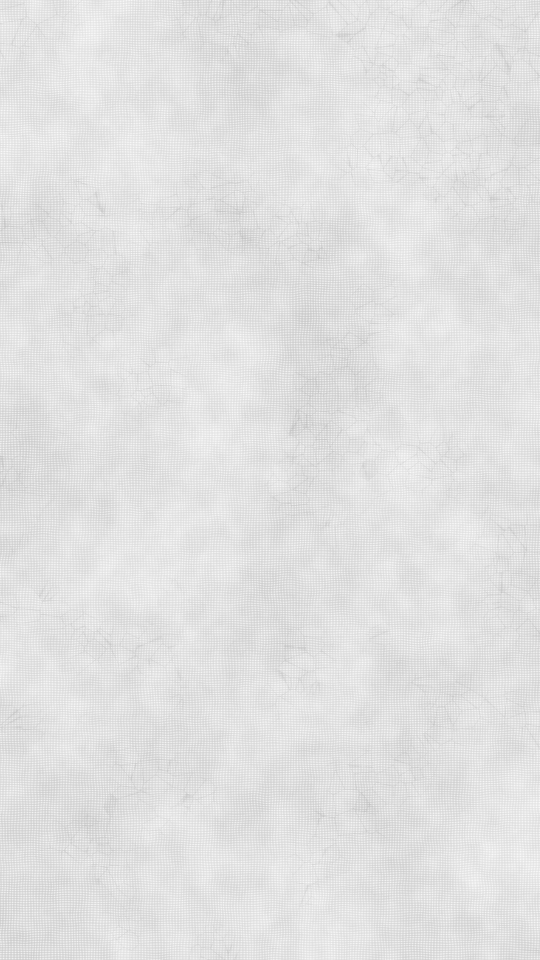
#> input picture projects/radha-pada-darshan/assets/patta.png, 1080 x 1920 px (shown at 1/2 size)
$ python test_patta.py out.png
#> lines starting #> are read from the running program, lines starting #| are printed output that depends on the picture
### projects/radha-pada-darshan/tools/pt.py
"""pt -- pattachitra on primed cloth (numpy + Pillow; claude-drawing core). Raghurajpur practice, in the painter's order:
the cloth is primed with chalk + tamarind gum and burnished; the border is laid; flat mineral colours go on one pot at a time
(matte, a little streaky, edges wandering a hair); last a fine black brush line goes round everything and the white dots and
petals are added. All drawing is in pixels of the target image; shapes are polygons (lists of (x, y)).
"""
import sys, os
sys.path.insert(0, '/root/claude-drawing-skill/lib')
import numpy as np
from PIL import Image, ImageDraw
from core import blur, noise2d, polygon_mask, smoothstep

ASSETS = os.path.join(os.path.dirname(os.path.abspath(__file__)), '..', 'assets')
PIG = dict(red='#b02f1c', redD='#86231a', yel='#e0a92a', yelD='#c48b1c', ochre='#bf7631', white='#f1e8d2', cream='#e9d8b2',
           black='#1a1510', blue='#2c5c9b', blueD='#1d3d70', indigo='#1c284a', green='#4b7739', greenD='#2d5227', skin='#e6b487',
           skinD='#c48d5f', pink='#d47a66', night='#14192a', grey='#857c6b', saffron='#d9762a')
def hexc(h): h = h.lstrip('#'); return np.array([int(h[i:i + 2], 16) for i in (0, 2, 4)], np.float32) / 255

def bez(p0, p1, p2, p3, n=24):
    t = np.linspace(0, 1, n)[:, None]; u = 1 - t
    return [tuple(r) for r in (u**3 * np.array(p0, float) + 3 * u * u * t * np.array(p1, float) + 3 * u * t * t * np.array(p2, float) + t**3 * np.array(p3, float))]
# [7 lines left out: function path, not called in this run]
def ellipse(cx, cy, rx, ry, rot=0.0, n=48):
    a = np.linspace(0, 2 * np.pi, n, endpoint=False); c, s = np.cos(rot), np.sin(rot)
    return [(cx + rx * np.cos(t) * c - ry * np.sin(t) * s, cy + rx * np.cos(t) * s + ry * np.sin(t) * c) for t in a]
def xform(pts, x=0, y=0, s=1.0, m=1, rot=0.0):
    c, sn = np.cos(rot), np.sin(rot)
    return [(x + (m * px * c - py * sn) * s, y + (m * px * sn + py * c) * s) for px, py in pts]

class Patta:
    def __init__(self, W, H, seed=0, ground='#e9d8b2'):
#> called with W = 1080, H = 1920, seed = 3, ground = '#e9d8b2'
        self.W, self.H = W, H; self.rng = np.random.default_rng(seed); self.seed = seed
        tex = np.asarray(Image.open(os.path.join(ASSETS, 'patta.png')).convert('L').resize((W, H)), np.float32) / 255
        self.tex = tex
        self.img = np.ones((H, W, 3), np.float32) * hexc(ground) * (0.82 + 0.18 * tex[..., None])
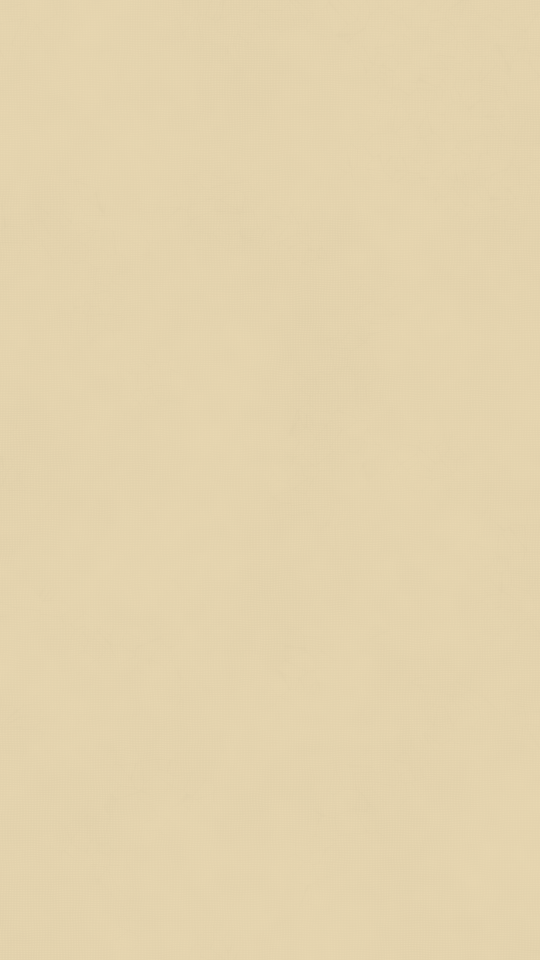
#> self.img: shape (1920, 1080, 3) float32 (shown at 1/2 size); mean of channels 0, 1, 2 0.883, 0.842, 0.679; drawn as R, G, B
        self.YY, self.XX = np.mgrid[0:H, 0:W].astype(np.float32)
        self._streak = None

    def _s(self): return int(self.rng.integers(1 << 30))
    def mask(self, pts, ss=3): return polygon_mask(self.H, self.W, pts, ss=ss)

    # [40 lines left out: functions streaks, fill, poly, line, dots, not called in this run]

    def petal(self, x, y, length, width, ang, colour, ink=True, lw=1.6):
        pts = path(((0, 0), (width, -length * .25), (width * .7, -length * .8), (0, -length)), ((0, -length), (-width * .7, -length * .8), (-width, -length * .25), (0, 0)))
        pts = xform(pts, x, y, 1, 1, ang); self.poly(pts, colour, ink, lw)

    def rosette(self, x, y, r, n, colour, centre=None, lw=1.4):
        for i in range(n): self.petal(x, y, r, r * .42, i / n * 2 * np.pi, colour, True, lw)
        self.poly(ellipse(x, y, r * .3, r * .3), centre or PIG['yel'], True, lw)

    # [11 lines left out: function creeper, not called in this run]

    def border(self, x, y, w, h, B=54, R=18, P=26):
        """black band with a white creeper, a red band with white dots, a yellow band of red petals, thin black rules.
        Returns the inner picture field (x, y, w, h)."""
        outer = self.mask([(x, y), (x + w, y), (x + w, y + h), (x, y + h)])
        inner = self.mask([(x + B, y + B), (x + w - B, y + B), (x + w - B, y + h - B), (x + B, y + h - B)])
        self.fill(np.clip(outer - inner, 0, 1), PIG['black'], .98, wander=0)
        self.creeper(x + 18, x + w - 18, y + B / 2, 9); self.creeper(x + 18, x + w - 18, y + h - B / 2, 9)
        self.creeper(y + 18, y + h - 18, x + B / 2, 9, vertical=True); self.creeper(y + 18, y + h - 18, x + w - B / 2, 9, vertical=True)
        x1, y1, w1, h1 = x + B, y + B, w - 2 * B, h - 2 * B
        i2 = self.mask([(x1 + R, y1 + R), (x1 + w1 - R, y1 + R), (x1 + w1 - R, y1 + h1 - R), (x1 + R, y1 + h1 - R)])
        self.fill(np.clip(inner - i2, 0, 1), PIG['red'], .97, wander=0)
        dd = [(x1 + t + 7, y1 + R / 2) for t in np.arange(0, w1 - 8, 15)] + [(x1 + t + 7, y1 + h1 - R / 2) for t in np.arange(0, w1 - 8, 15)]
        dd += [(x1 + R / 2, y1 + t + 7) for t in np.arange(0, h1 - 8, 15)] + [(x1 + w1 - R / 2, y1 + t + 7) for t in np.arange(0, h1 - 8, 15)]
        self.dots(dd, 2.3)
        x2, y2, w2, h2 = x1 + R, y1 + R, w1 - 2 * R, h1 - 2 * R
        i3 = self.mask([(x2 + P, y2 + P), (x2 + w2 - P, y2 + P), (x2 + w2 - P, y2 + h2 - P), (x2 + P, y2 + h2 - P)])
        self.fill(np.clip(i2 - i3, 0, 1), PIG['yel'], .97, wander=0)
        for t in np.arange(P, w2 - P / 2, P * .9):
            self.petal(x2 + t, y2 + P * .9, P * .78, P * .34, 0, PIG['red'], True, 1.3); self.petal(x2 + t, y2 + h2 - P * .9, P * .78, P * .34, np.pi, PIG['red'], True, 1.3)
        for t in np.arange(P, h2 - P / 2, P * .9):
            self.petal(x2 + P * .9, y2 + t, P * .78, P * .34, np.pi / 2, PIG['red'], True, 1.3); self.petal(x2 + w2 - P * .9, y2 + t, P * .78, P * .34, -np.pi / 2, PIG['red'], True, 1.3)
        for (a, b, ww, hh) in [(x, y, w, h), (x1, y1, w1, h1), (x2, y2, w2, h2), (x2 + P, y2 + P, w2 - 2 * P, h2 - 2 * P)]:
            self.line([(a, b), (a + ww, b), (a + ww, b + hh), (a, b + hh), (a, b)], 2.0)
        return (x2 + P, y2 + P, w2 - 2 * P, h2 - 2 * P)

    def field(self, box, colour):
        x, y, w, h = box; return self.fill(self.mask([(x, y), (x + w, y), (x + w, y + h), (x, y + h)]), colour, .98, wander=0)

    def save(self, p):
        Image.fromarray((np.clip(self.img, 0, 1) * 255).astype(np.uint8)).save(p)

# ---------------- the figures' parts ----------------
# [39 lines left out: functions foot_front, footprint, pedestal, not called in this run]

### projects/radha-pada-darshan/tools/test_patta.py
import sys; sys.path.insert(0, '/home/user/radha-pada-darshan/tools')
from pt import *
P = Patta(1080, 1920, seed=3)
#> (the run stopped early here; a loop or call above may not have finished)
